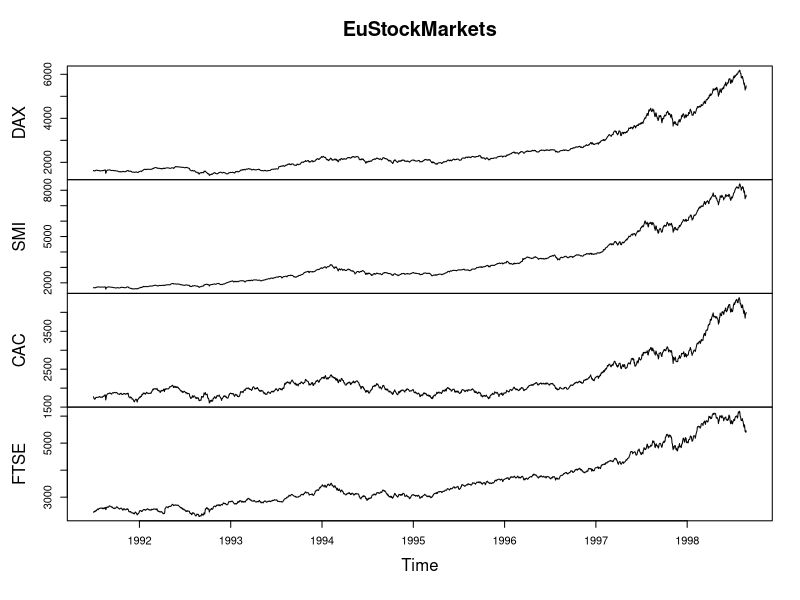
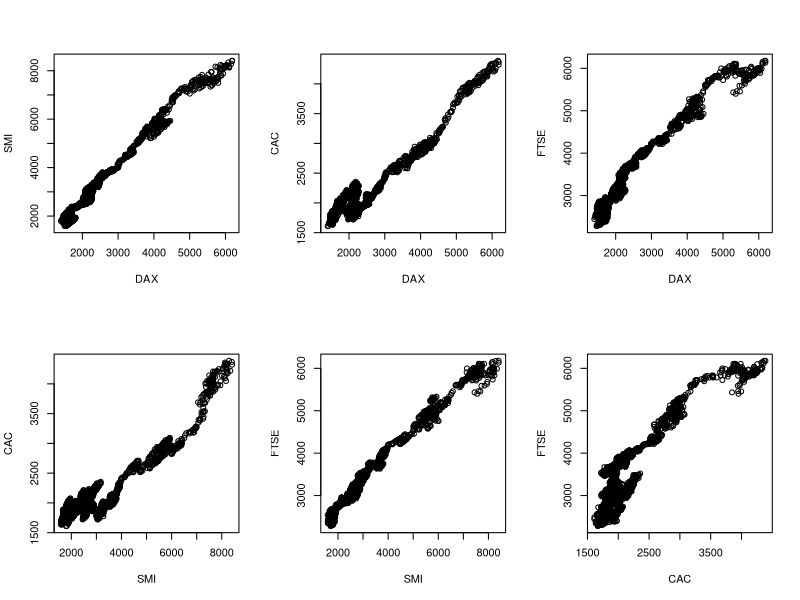

Here is the R script that generated these plots, in order:
str(EuStockMarkets)
summary(EuStockMarkets)
head(EuStockMarkets)
mode(EuStockMarkets)
class(EuStockMarkets)
plot(EuStockMarkets)
data<-data.frame(EuStockMarkets)
attach(data)
par(mfrow=c(2,3))
plot(DAX,SMI)      
plot(DAX,CAC)      
plot(DAX,FTSE)
plot(SMI,CAC)
plot(SMI,FTSE)
plot(CAC,FTSE)
